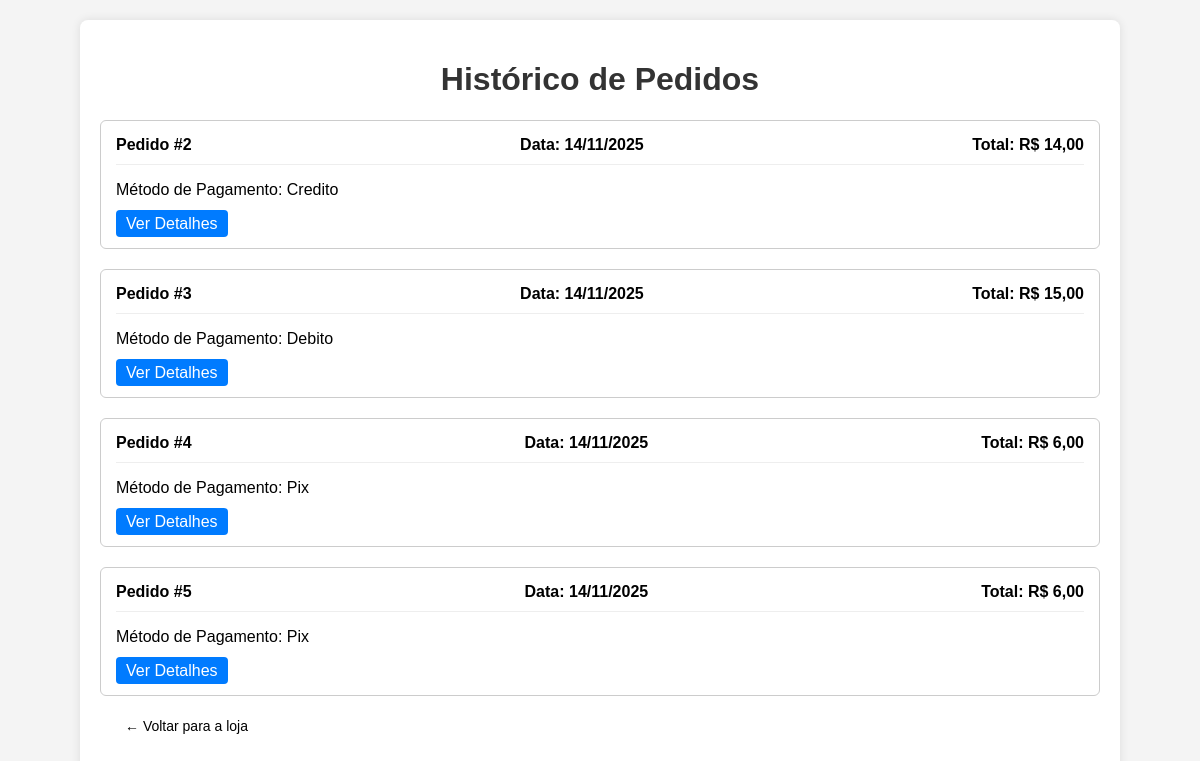
The page /Usuário/historico_pedido.php (signed in) on the database its author committed.
### tables this page shows
CREATE TABLE `saida` (
  `id.saida` int(11) NOT NULL,
  `id.usuario` int(11) NOT NULL,
  `data_saida` date NOT NULL,
  `valor_total` decimal(10,2) NOT NULL DEFAULT 0.00,
  `metodo_pagamento` varchar(50) NOT NULL DEFAULT 'Desconhecido'
);

### Usuário/historico_pedido.php (the view, shortened to what this page needs)
<?php
include("config.php");
$user_id = $_SESSION['usuario']['id'];
$pedidos = [];
try {
    $sql_pedidos = "SELECT
                        `id.saida` AS id_pedido,
                        data_saida,
                        metodo_pagamento,
                        valor_total
                    FROM
                        `saida`
                    WHERE
                        `id.usuario` = ?
                    ORDER BY
                        data_saida DESC";
    $stmt_pedidos = $pdo->prepare($sql_pedidos);
    $stmt_pedidos->execute([$user_id]);
    $pedidos = $stmt_pedidos->fetchAll(PDO::FETCH_ASSOC);
} catch (PDOException $e) {
    error_log("Erro ao buscar histórico de pedidos: " . $e->getMessage());
    $mensagem_erro = "Erro ao carregar seu histórico de pedidos. Tente novamente.";
}
?>
<!DOCTYPE html>
<html lang="pt-br">
<head>
</head>
<body>
<div class="container">
    <h1>Histórico de Pedidos</h1>
    <?php if (empty($pedidos)): ?>
        <p>Você ainda não tem pedidos no seu histórico.</p>
        <p><a href="index.php">Continuar Comprando</a></p>
    <?php else: ?>
        <?php foreach ($pedidos as $pedido): ?>
        <div class="pedido">
            <div class="pedido-header">
                <span>Pedido #<?= htmlspecialchars($pedido['id_pedido']) ?></span>
                <span>Data: <?= date('d/m/Y', strtotime($pedido['data_saida'])) ?></span>
                <span>Total: R$ <?= number_format($pedido['valor_total'], 2, ',', '.') ?></span>
            </div>
            <div class="pedido-details">
                <p>Método de Pagamento: <?= htmlspecialchars(ucfirst($pedido['metodo_pagamento'])) ?></p>
                <a href="detalhes_pedido.php?id=<?= htmlspecialchars($pedido['id_pedido']) ?>" class="btn-detalhes">Ver Detalhes</a>
            </div>
        </div>
        <?php endforeach; ?>
    <?php endif; ?>
    <a href="index.php" class="botao-voltar" >
        <i data-lucide="chevron-left" style="width: 20px; height: 20px; margin-right: 5px;"></i>
        ← Voltar para a loja
    </a>
</div>
</body>
</html>

### Usuário/historico_pedido.php (style rules this page uses)
body { font-family: Arial, sans-serif; background-color: #f4f4f4; margin: 20px; }
.container { max-width: 1000px; margin: auto; background: white; padding: 20px; border-radius: 8px; box-shadow: 0 0 10px rgba(0,0,0,0.1); }
h1 { text-align: center; color: #333; }
.pedido { border: 1px solid #ccc; padding: 15px; margin-bottom: 20px; border-radius: 6px; }
.pedido-header { display: flex; justify-content: space-between; font-weight: bold; border-bottom: 1px solid #eee; padding-bottom: 10px; margin-bottom: 10px; }
.pedido-details { margin-top: 10px; }
.btn-detalhes { background-color: #007bff; color: white; padding: 5px 10px; text-decoration: none; border-radius: 4px; }
.botao-voltar { color: var(--cor-gray-600) ; display: inline-flex; align-items: center; text-decoration: none; margin-bottom: 20px; font-size: 14px; }

### rows shown on the page
saida: id_pedido "2", data_saida "14/11/2025", valor_total "14,00", metodo_pagamento "Credito"
saida: id_pedido "3", data_saida "14/11/2025", valor_total "15,00", metodo_pagamento "Debito"
saida: id_pedido "4", data_saida "14/11/2025", valor_total "6,00", metodo_pagamento "Pix"
saida: id_pedido "5", data_saida "14/11/2025", valor_total "6,00", metodo_pagamento "Pix"
